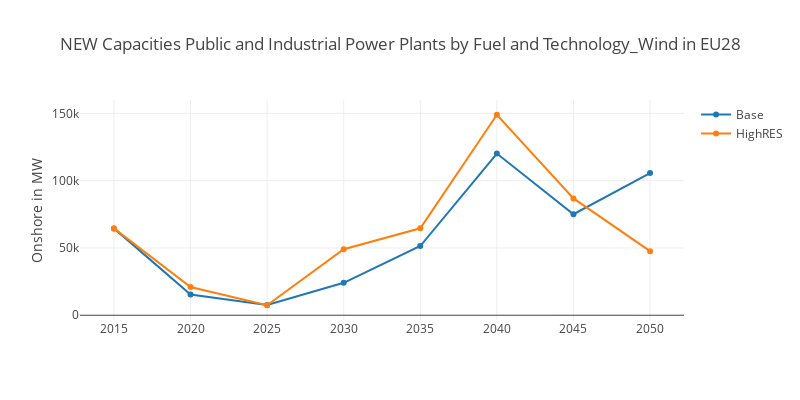

The notebook cell this image was saved under:
### Markdown cell above
## Interactive Plot

This is a basic interactive plot with [Plotly](https://plot.ly/python/).<br>
You can hover over the elements of the plot and observe the data.<br>
The different pathways can be switched on and off.

### Code cell
# Iterate over pathways and add to data
pathways = df_2.loc[:,'pathway'].unique()
data = []
for pathway in pathways:
    data.append(go.Scatter(
        x = df_2.loc[df_2['pathway'] == pathway].loc[:,'year'],
        y = df_2.loc[df_2['pathway'] == pathway].loc[:,'value'],
        name = pathway))

# Set layout
layout = go.Layout(
    height=400, width = 800,
    #title='CO2-Emissions in EU28',
    title=''.join(info_dict_2['Title']),
    # yaxis=dict(title='CO2-Emissions in Mt') )
    yaxis=dict(title=''.join(info_dict_2['Y-Axis'])) )
ifig = go.Figure(data=data, layout=layout)
pltly.iplot(ifig)

### Figure 1 — Plotly figure (JSON) as saved in the notebook; plotly's stock layout.template omitted (floating-point values rounded to 4 significant figures)
{"data": [{"name": "Base", "type": "scatter", "x": [2015, 2020, 2025, 2030, 2035, 2040, 2045, 2050], "y": [64560.0, 15470.0, 7692.0, 24090.0, 51450.0, 120200.0, 75090.0, 105700.0]}, {"name": "HighRES", "type": "scatter", "x": [2015, 2020, 2025, 2030, 2035, 2040, 2045, 2050], "y": [64560.0, 20960.0, 7427.0, 49080.0, 64630.0, 149000.0, 86810.0, 47650.0]}], "layout": {"height": 400, "title": "NEW Capacities Public and Industrial Power Plants by Fuel and Technology_Wind in EU28", "width": 800, "yaxis": {"title": "Onshore in MW"}}}
